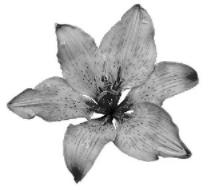
#> input picture 18JE0292_A8/Input1.jpg, 215 x 190 px
$ python Q1.py
#> lines starting #> are read from the running program, lines starting #| are printed output that depends on the picture; after the words box and inside, x2 and y2 are one past the last pixel; in counts of white or black regions, pixels touching at a corner belong together
#!/usr/bin/env python3
# -*- coding: utf-8 -*-
"""
Created on Tue Mar  1 15:04:07 2022

@author: dhyeybm
"""
import numpy as np
import cv2

img = cv2.imread('Input1.jpg',0)
#> img is the input picture: shape (190, 215); min 0, max 255, mean 209.6
r,c = img.shape
#> r = 190; c = 215
res = np.zeros((img.shape),dtype=np.uint8)
vis = np.zeros((img.shape),dtype=np.uint8)

dx = [-1,-1,-1,0,0,1,1,1]
dy = [-1,0,1,-1,1,-1,0,1]

queue = []
seed = (85,64)
queue.append(seed)
vis[seed] = 1
res[seed] = 255
while len(queue) > 0:
    x,y = queue.pop(0)
    for i in range(8):
        nx = x+dx[i]
        ny = y+dy[i]
        if nx<r and ny<c and nx>=0 and ny>=0 and vis[nx,ny] == 0 and abs(img[nx,ny].astype(int)-img[x,y])<10:
            res[nx][ny] = 255
            vis[nx][ny] = 1
            queue.append((nx,ny))
cv2.imshow("Original", img)
cv2.waitKey(0)

cv2.imshow("Result", res)
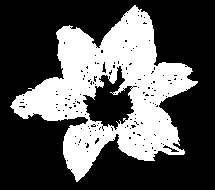
#> window 'Result': shape (190, 215); 34.2% white; 1 white region, box (x1, y1, x2, y2) and area: (10, 5, 198, 182) 13956
cv2.waitKey(0)

cv2.destroyAllWindows()

$ run again, with 18JE0292_A8/Input2.png saved as 18JE0292_A8/Input1.jpg
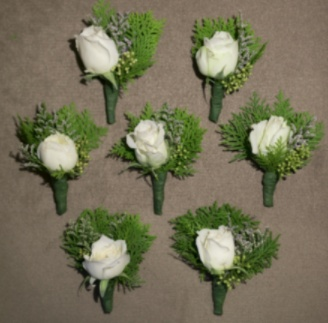
#> input picture 18JE0292_A8/Input2.png, 328 x 323 px
#> `img = cv2.imread('Input1.jpg',0)`:
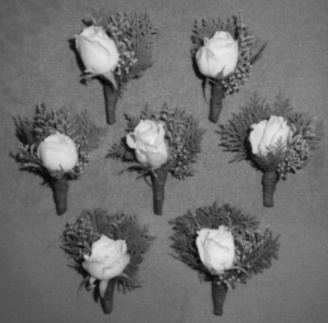
#> img: shape (323, 328); min 7, max 236, mean 110.8
#> `cv2.imshow("Result", res)`:
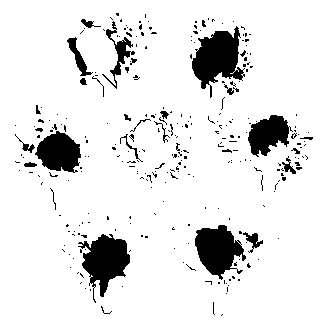
#> window 'Result': shape (323, 328); 89.7% white; 289 black regions (261 under 20 px), largest, box (x1, y1, x2, y2) and area: (192, 26, 245, 98) 2007, (78, 234, 130, 303) 1815, (195, 225, 246, 280) 1688
